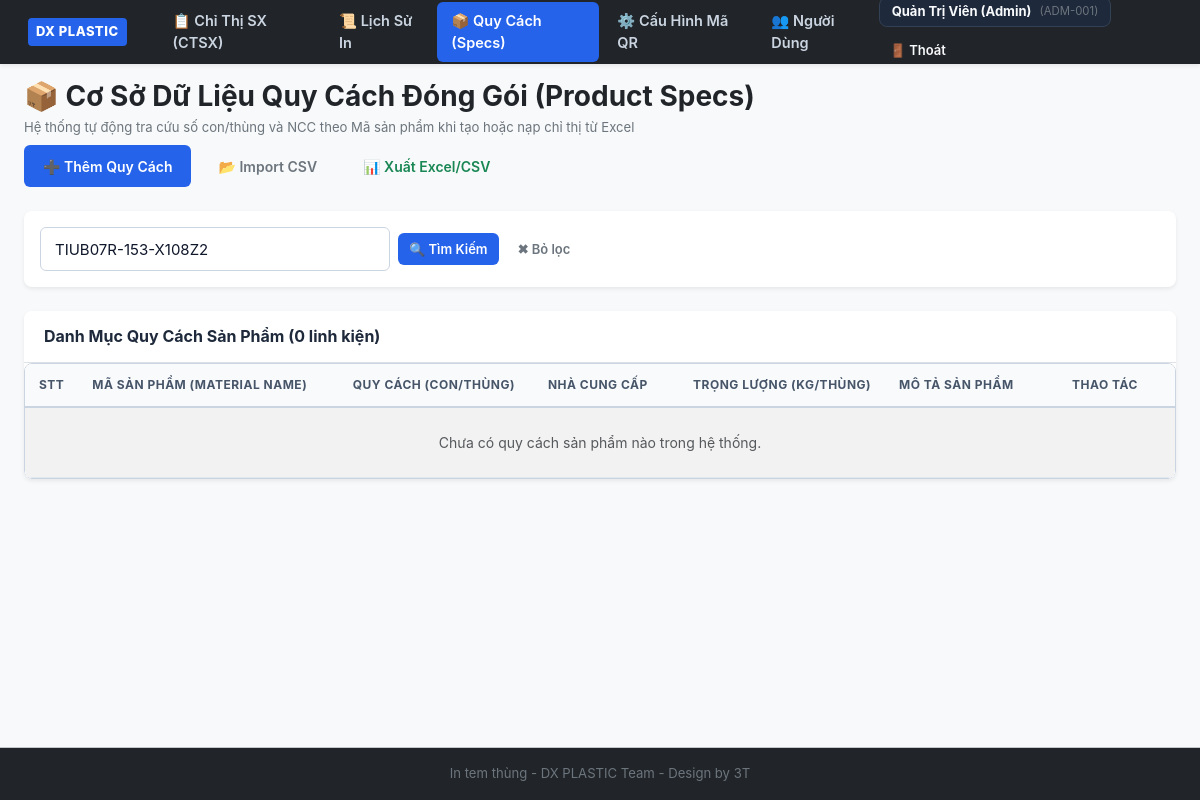
Page /specs.php?k=TIUB07R-153-X108Z2 (signed in) on the earlier database version.
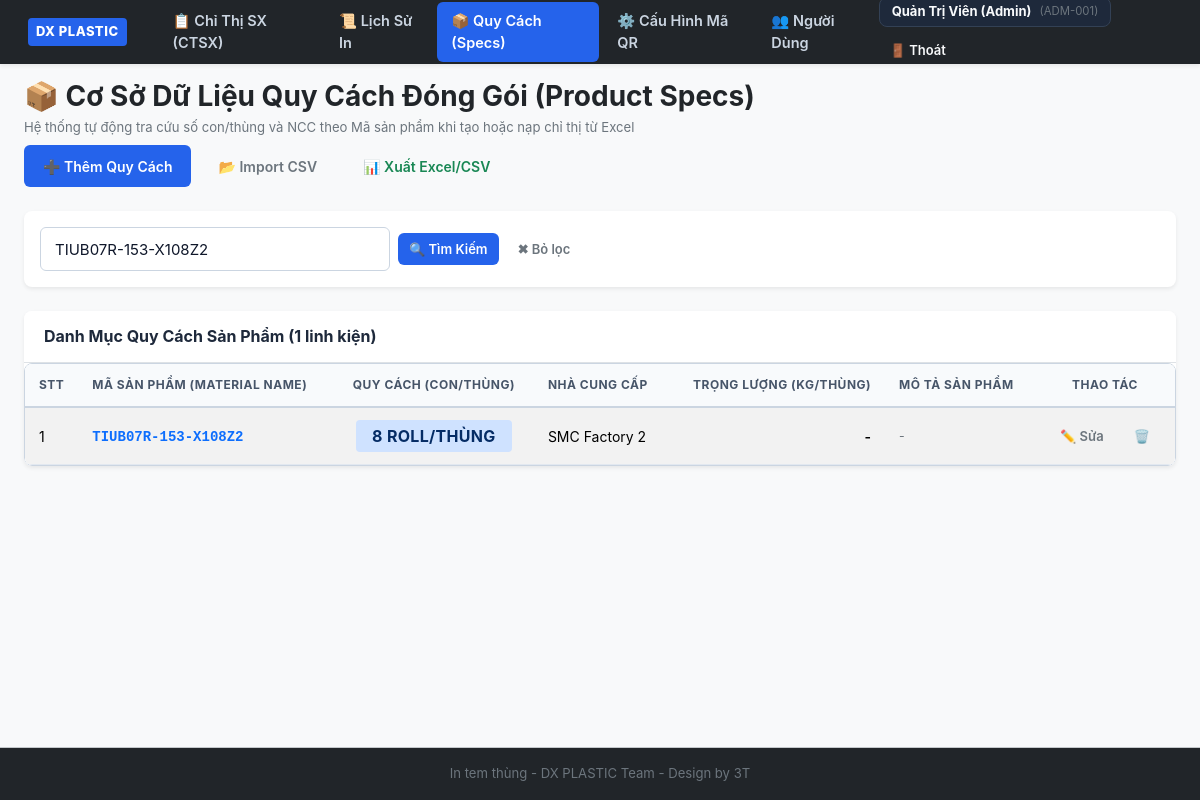
Same page on the later database version.
### tables this page shows
CREATE TABLE `product_specs` (
  `id` int(11) NOT NULL,
  `product_code` varchar(100) NOT NULL COMMENT 'Mã sản phẩm (Material Name)',
  `pack_qty` int(11) NOT NULL DEFAULT 1 COMMENT 'Quy cách đóng gói (số con / thùng)',
  `supplier` varchar(100) DEFAULT '' COMMENT 'Nhà cung cấp liên kết',
  `weight_per_box` decimal(8,3) DEFAULT 0.000 COMMENT 'Trọng lượng thùng (Kg)',
  `unit` varchar(20) DEFAULT 'pcs' COMMENT 'Đơn vị tính',
  `description` varchar(255) DEFAULT '' COMMENT 'Mô tả chi tiết linh kiện / sản phẩm',
  `created_at` datetime DEFAULT current_timestamp(),
  `updated_at` datetime DEFAULT current_timestamp() ON UPDATE current_timestamp()
);

### includes/auth.php (called while the page is built, shortened)
<?php
function isLoggedIn() {
    return isset($_SESSION['user_id']) && !empty($_SESSION['user_id']);
}
function hasRole($roles) {
    $currentRole = $_SESSION['role'] ?? 'viewer';
    if (is_array($roles)) {
        return in_array($currentRole, $roles);
    }
    return $currentRole === $roles;
}
function isAdmin() {
    return hasRole('admin');
}

### specs.php (the view, shortened to what the changed rows need)
<?php
require_once __DIR__ . '/includes/header.php';
$pdo = getDbConnection();
$searchKeyword = trim($_GET['k'] ?? '');
$sql = "SELECT * FROM `product_specs` WHERE 1=1";
$params = [];
if (!empty($searchKeyword)) {
    $sql .= " AND (`product_code` LIKE ? OR `supplier` LIKE ? OR `description` LIKE ?)";
    $kParam = "%{$searchKeyword}%";
    $params = [$kParam, $kParam, $kParam];
}
$sql .= " ORDER BY `product_code` ASC";
$stmt = $pdo->prepare($sql);
$stmt->execute($params);
$specsList = $stmt->fetchAll();
?>
<div class="d-flex justify-content-between align-items-center mb-4 flex-wrap gap-2">
    <div>
        <h1 class="h3 fw-bold text-dark mb-1">📦 Cơ Sở Dữ Liệu Quy Cách Đóng Gói (Product Specs)</h1>
    </div>
</div>
<div class="card border-0 shadow-sm rounded-3">
    <div class="card-header bg-white py-3 border-bottom d-flex justify-content-between align-items-center">
        <h5 class="card-title mb-0 fw-bold">Danh Mục Quy Cách Sản Phẩm (<?= count($specsList) ?> linh kiện)</h5>
    </div>
    <div class="card-body p-0">
        <div class="table-responsive">
            <table class="table table-hover table-striped align-middle mb-0">
                <thead class="table-light">
                    <tr>
                        <th style="width: 50px;">STT</th>
                        <th>Mã Sản Phẩm (Material Name)</th>
                        <th style="text-align: center;">Quy Cách (con/thùng)</th>
                        <th>Nhà Cung Cấp</th>
                        <th style="text-align: right;">Trọng Lượng (Kg/thùng)</th>
                        <th>Mô Tả Sản Phẩm</th>
                        <th style="text-align: center; width: 140px;">Thao Tác</th>
                    </tr>
                </thead>
                <tbody>
                    <?php if (empty($specsList)): ?>
                        <tr>
                            <td colspan="7" class="text-center py-4 text-muted">
                                Chưa có quy cách sản phẩm nào trong hệ thống.
                            </td>
                        </tr>
                    <?php else: ?>
                        <?php foreach ($specsList as $i => $s): ?>
                        <tr>
                            <td><?= $i + 1 ?></td>
                            <td>
                                <strong class="text-primary font-monospace"><?= htmlspecialchars($s['product_code']) ?></strong>
                            </td>
                            <td style="text-align: center;">
                                <span class="badge bg-primary-subtle text-primary-emphasis px-3 py-2 fs-6">
                                    <?= (int)$s['pack_qty'] ?> <?= htmlspecialchars($s['unit']) ?>/thùng
                                </span>
                            </td>
                            <td><?= htmlspecialchars($s['supplier'] ?: '-') ?></td>
                            <td style="text-align: right; font-weight: 600;">
                                <?= $s['weight_per_box'] > 0 ? number_format($s['weight_per_box'], 3) . ' Kg' : '-' ?>
                            </td>
                            <td class="small text-secondary"><?= htmlspecialchars($s['description'] ?: '-') ?></td>
                            <td style="text-align: center;">
                                <button type="button" class="btn btn-sm btn-outline-secondary me-1"
                                        onclick='editSpec(<?= htmlspecialchars(json_encode($s), ENT_QUOTES, "UTF-8") ?>)' title="Chỉnh sửa">
                                    ✏️ Sửa
                                </button>
                                <?php if (isAdmin()): ?>
                                    <a href="specs.php?delete_id=<?= $s['id'] ?>" class="btn btn-sm btn-outline-danger"
                                       onclick="return confirm('Xác nhận xóa quy cách mã <?= htmlspecialchars($s['product_code']) ?>?');" title="Xóa">
                                        🗑️
                                    </a>
                                <?php endif; ?>
                            </td>
                        </tr>
                        <?php endforeach; ?>
                    <?php endif; ?>
                </tbody>
            </table>
        </div>
    </div>
</div>
<?php require_once __DIR__ . '/includes/footer.php'; ?>

Differences in the rows shown:
now on this page (row edited): product_specs: product_code "TIUB07R-153-X108Z2", pack_qty "8", unit "ROLL", supplier "SMC Factory 2", description "-"
Other differences:
count($specsList): "0" → "1"
text no longer shown: "Chưa có quy cách sản phẩm nào trong hệ thống."
